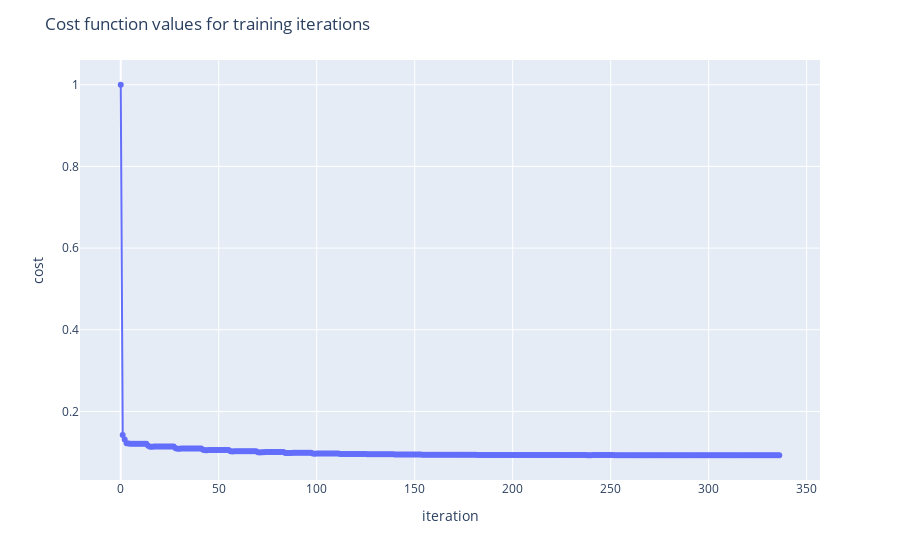

The code cell stored with this chart in its notebook:
### Code cell
visualize_cost(cd_bost.costs)

### Figure 1 — Plotly figure (JSON) as saved in the notebook; plotly's stock layout.template omitted (floating-point values rounded to 4 significant figures; data arrays with more than 128 entries replaced by an {"elided": "..."} marker saying what was removed)
{"data": [{"legendgroup": "", "line": {"color": "#636efa", "dash": "solid"}, "marker": {"symbol": "circle"}, "mode": "markers+lines", "name": "", "orientation": "v", "showlegend": false, "type": "scatter", "x": {"elided": "337 int values"}, "xaxis": "x", "y": {"elided": "337 float values"}, "yaxis": "y"}], "layout": {"hovermode": "x", "legend": {"tracegroupgap": 0}, "margin": {"t": 60}, "title": {"text": "Cost function values for training iterations"}, "xaxis": {"anchor": "y", "domain": [0, 1], "title": {"text": "iteration"}}, "yaxis": {"anchor": "x", "domain": [0, 1], "title": {"text": "cost"}}}}
